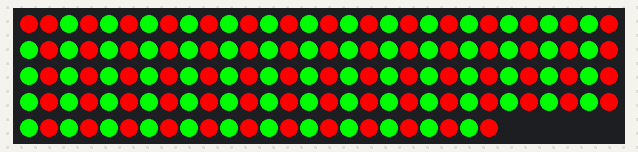
Recording of a sketch running on a simulated Arduino Uno, built with avr-gcc and run on an emulated ATmega328P. On the bench: 144 RGB LEDs in strip order, left to right, continuing on the next row.

Above: at 2.2 s.

The sketch:

NeoPixelSiren.ino
```cpp
//simple
#include <Adafruit_NeoPixel.h>

#define PIN 6

#define NUMPIXELS 144  // NeoPixel size

Adafruit_NeoPixel pixels(NUMPIXELS, PIN, NEO_GRBW + NEO_KHZ800);

#define DELAYVAL 0  // Time to pause between pixels

void setup() {

  pixels.begin();  // INITIALIZE NeoPixel strip
}

void loop() {


  for (int i = 0; i < NUMPIXELS; i++) {  // For each pixel...

    if (i % 2 != 0) {
      pixels.setPixelColor(i, pixels.Color(0, 0, 255, 0));
    } else {
      pixels.setPixelColor(i, pixels.Color(255, 0, 0, 0));
    }

    pixels.show();  // Send the updated pixel colors

    delay(DELAYVAL);  // Pause before next pass through loop
  }


  for (int i = 144; i > 0; i--) {  // For each pixel...

    if (i % 2 == 0) {
      pixels.setPixelColor(i, pixels.Color(0, 255, 0, 0));
    } else {
      pixels.setPixelColor(i, pixels.Color(255, 0, 0, 0));
    }

    pixels.show();  // Send the updated pixel colors to the hardware.

    delay(DELAYVAL);  // Pause before next pass through loop
  }
}
```
